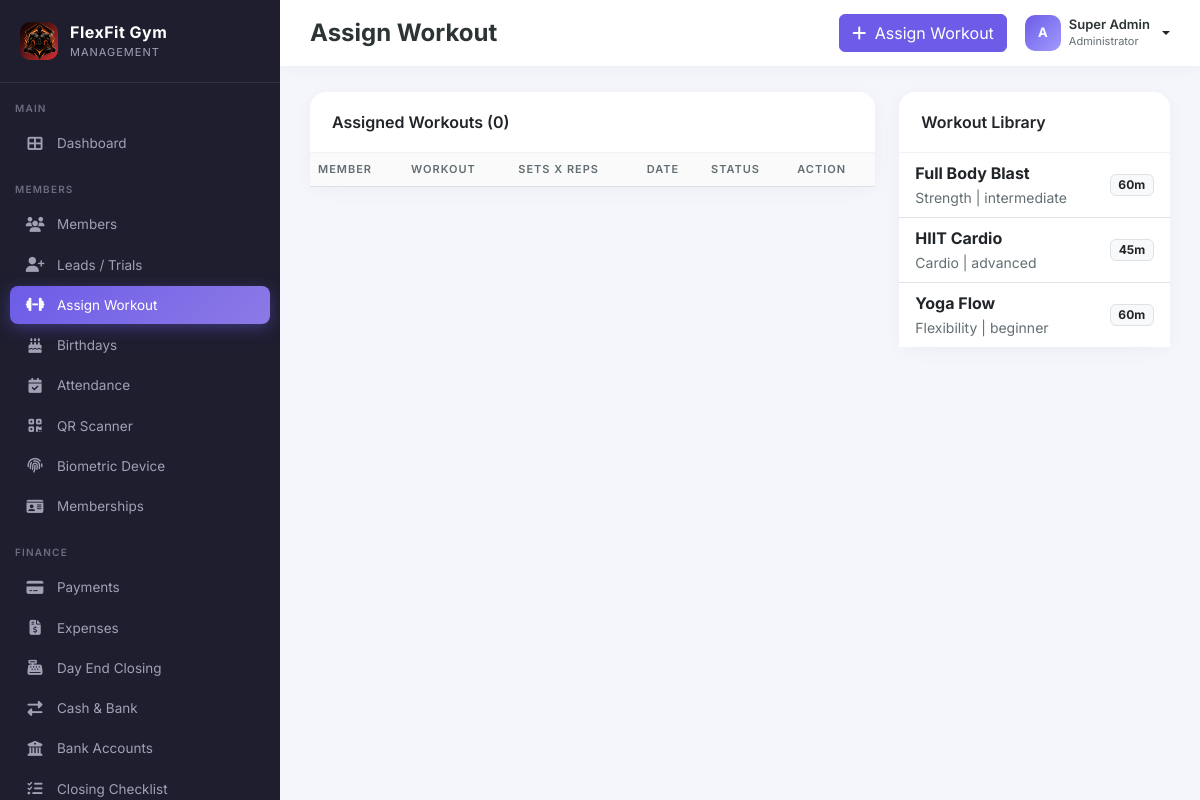
The page /admin/assign_workout.php (signed in) on the database its author committed.
### tables this page shows
CREATE TABLE IF NOT EXISTS workouts (
    id INT AUTO_INCREMENT PRIMARY KEY,
    name VARCHAR(150) NOT NULL,
    category VARCHAR(100),
    difficulty ENUM('beginner','intermediate','advanced') DEFAULT 'beginner',
    description TEXT,
    duration INT,
    image VARCHAR(255),
    created_at TIMESTAMP DEFAULT CURRENT_TIMESTAMP
);

### config/init.php (called while the page is built, shortened)
<?php
require_once __DIR__ . '/database.php';
require_once __DIR__ . '/../includes/functions.php';
$settings = [];
try {
    $stmt = $pdo->query("SHOW TABLES LIKE 'settings'");
    if ($stmt->rowCount() > 0) {
        $stmt = $pdo->query("SELECT setting_key, setting_value FROM settings");
        foreach ($stmt->fetchAll() as $row) {
            $settings[$row['setting_key']] = $row['setting_value'];
        }
    }
} catch (Exception $e) {
}
?>

### includes/functions.php (called while the page is built, shortened)
<?php
function getSetting($key, $default = '') {
    global $settings;
    return $settings[$key] ?? $default;
}
?>

### admin/assign_workout.php (the view, shortened to what this page needs)
<?php
require_once '../includes/header.php';
require_once '../includes/sidebar.php';
$workouts = $pdo->query("SELECT * FROM workouts")->fetchAll();
$assigned = $pdo->query("SELECT mw.*, m.name as member_name, w.name as workout_name FROM member_workouts mw JOIN members m ON mw.member_id=m.id JOIN workouts w ON mw.workout_id=w.id ORDER BY mw.id DESC")->fetchAll();
?>
<div class="main-content">
    <div class="topbar">
        <div class="d-flex gap-3 align-items-center">
            <h4>Assign Workout</h4>
        </div>
        <div class="topbar-actions">
            <button class="btn btn-primary" data-bs-toggle="modal" data-bs-target="#assignModal">
                <i class="fas fa-plus me-1"></i> Assign Workout
            </button>
            <div class="dropdown">
                <a href="#" class="d-flex align-items-center gap-2 text-decoration-none dropdown-toggle" data-bs-toggle="dropdown" aria-expanded="false" style="color:inherit;">
                    <div class="avatar" style="background:linear-gradient(135deg,#6c5ce7,#a29bfe); color:white;">
                        <?= strtoupper(substr($_SESSION['username'] ?? 'A', 0, 1)) ?>
                    </div>
                    <div class="d-none d-md-block text-start" style="line-height:1.1;">
                        <div style="font-size:13px; font-weight:600;color:#2d3436;">
                            <?= $_SESSION['full_name'] ?? 'Admin' ?>
                        </div>
                        <small style="font-size:11px; color:#636e72;">
                            Administrator
                        </small>
                    </div>
                </a>
            </div>
        </div>
    </div>
    <div class="content-wrapper">
        <div class="row">
            <div class="col-md-8">
                <div class="card-modern">
                    <div class="card-header">Assigned Workouts (<?= count($assigned) ?>)</div>
                    <div class="table-responsive">
                        <table class="table table-modern mb-0">
                            <thead>
                                <tr>
                                    <th>Member</th>
                                    <th>Workout</th>
                                    <th>Sets x Reps</th>
                                    <th>Date</th>
                                    <th>Status</th>
                                    <th>Action</th>
                                </tr>
                            </thead>
                        </table>
                    </div>
                </div>
            </div>
            <div class="col-md-4">
                <div class="card-modern">
                    <div class="card-header">Workout Library</div>
                    <div class="list-group list-group-flush">
                        <?php foreach ($workouts as $w): ?>
                            <div class="list-group-item d-flex justify-content-between align-items-center">
                                <div>
                                    <strong><?= $w['name'] ?></strong><br>
                                    <small style="color:#636e72;"><?= $w['category'] ?> | <?= $w['difficulty'] ?></small>
                                </div>
                                <span class="badge bg-light text-dark border"><?= $w['duration'] ?>m</span>
                            </div>
                        <?php endforeach; ?>
                    </div>
                </div>
            </div>
        </div>
    </div>
</div>
<?php require_once '../includes/footer.php'; ?>

### includes/header.php (shortened to what this page needs)
<?php
require_once __DIR__ . '/../config/init.php';
?>
<!DOCTYPE html>
<html lang="en">
<head>
    <link href="https://cdn.jsdelivr.net/npm/bootstrap@5.3.3/dist/css/bootstrap.min.css" rel="stylesheet">
    <link href="https://cdnjs.cloudflare.com/ajax/libs/font-awesome/6.5.0/css/all.min.css" rel="stylesheet">
    <link href="<?= (strpos($_SERVER['REQUEST_URI'], '/admin/') !== false) ? '../' : '' ?>assets/css/style.css" rel="stylesheet">
</head>
<body>

### includes/sidebar.php (shortened to what this page needs)
<?php
$base = (strpos($_SERVER['REQUEST_URI'], '/admin/') !== false)
    ? ''
    : 'admin/';
$root = (strpos($_SERVER['REQUEST_URI'], '/admin/') !== false)
    ? '../'
    : '';
$current = basename($_SERVER['PHP_SELF']);
function isActive($files)
{
    global $current;
    if (is_array($files)) {
        return in_array($current, $files) ? 'active' : '';
    }
    return $current === $files ? 'active' : '';
}
?>
<div class="sidebar" id="sidebar">
    <div class="brand">
        <div class="brand-logo" style="background: linear-gradient(135deg, #000, var(--danger));">
            <img
                src="<?= $root ?>assets/logo.png"
                alt="FlexFit Logo"
                style="width:35px; height:45px; margin-bottom:-1px; border-radius:12px;"
            >
        </div>
        <div class="brand-text">
            <h5><?= getSetting('gym_name', 'FlexFit Gym') ?></h5>
            <small>Management</small>
        </div>
    </div>
    <div class="nav-section">Main</div>
    <a
        href="<?= $root ?>dashboard.php"
        class="nav-link <?= isActive('dashboard.php') ?>"
    ><i class="fas fa-th-large"></i> Dashboard</a>
    <div class="nav-section">Members</div>
    <a
        href="<?= $base ?>members.php"
        class="nav-link <?= isActive('members.php') ?>"
    ><i class="fas fa-users"></i> Members</a>
    <a
        href="<?= $base ?>leads.php"
        class="nav-link <?= isActive('leads.php') ?>"
    ><i class="fas fa-user-plus"></i> Leads / Trials</a>
    <a
        href="<?= $base ?>assign_workout.php"
        class="nav-link <?= isActive('assign_workout.php') ?>"
    ><i class="fas fa-dumbbell"></i> Assign Workout</a>
    <a
        href="<?= $base ?>birthdays.php"
        class="nav-link <?= isActive('birthdays.php') ?>"
    ><i class="fas fa-birthday-cake"></i> Birthdays</a>
    <a
        href="<?= $base ?>attendance.php"
        class="nav-link <?= isActive('attendance.php') ?>"
    ><i class="fas fa-calendar-check"></i> Attendance</a>
    <a
        href="<?= $base ?>attendance_scan.php"
        class="nav-link <?= isActive('attendance_scan.php') ?>"
    ><i class="fas fa-qrcode"></i> QR Scanner</a>
    <a
        href="<?= $base ?>zkteco.php"
        class="nav-link <?= isActive('zkteco.php') ?>"
    ><i class="fas fa-fingerprint"></i> Biometric Device</a>
    <a
        href="<?= $base ?>memberships.php"
        class="nav-link <?= isActive('memberships.php') ?>"
    ><i class="fas fa-id-card"></i> Memberships</a>
    <div class="nav-section">Finance</div>
    <a
        href="<?= $base ?>payments.php"
        class="nav-link <?= isActive('payments.php') ?>"
    ><i class="fas fa-credit-card"></i> Payments</a>
    <a
        href="<?= $base ?>expenses.php"
        class="nav-link <?= isActive('expenses.php') ?>"
    ><i class="fas fa-file-invoice-dollar"></i> Expenses</a>
    <a
        href="<?= $base ?>day_end.php"
        class="nav-link <?= isActive('day_end.php') ?>"
    ><i class="fas fa-cash-register"></i> Day End Closing</a>
    <a
        href="<?= $base ?>transfers.php"
        class="nav-link <?= isActive('transfers.php') ?>"
    ><i class="fas fa-exchange-alt"></i> Cash & Bank</a>
    <a
        href="<?= $base ?>banks.php"
        class="nav-link <?= isActive('banks.php') ?>"
    ><i class="fas fa-university"></i> Bank Accounts</a>
    <a
        href="<?= $base ?>closing_checklist.php"
        class="nav-link <?= isActive('closing_checklist.php') ?>"
    ><i class="fas fa-tasks"></i> Closing Checklist</a>
</div>

### includes/footer.php (shortened to what this page needs)
</body>
</html>

### assets/css/style.css (style rules this page uses)
:root { --sidebar-width: 280px; --primary: #6c5ce7; --primary-dark: #5a4bd1; --secondary: #a29bfe; --dark: #2d3436; --light: #f8f9fc; --success: #00b894; --warning: #fdcb6e; --danger: #d63031; }
* { font-family: 'Inter', sans-serif; }
body { background: #f4f6fb; overflow-x: hidden; }
.sidebar { position: fixed; top: 0; left: 0; width: var(--sidebar-width); height: 100vh; background: #1e1e2f; color: #fff; z-index: 1000; overflow-y: auto; transition: all .3s; scrollbar-width: thin; scrollbar-color: #3a3a5a transparent; }
.sidebar .brand { padding: 22px 20px; display: flex; align-items: center; gap: 12px; border-bottom: 1px solid rgba(255,255,255,0.08); position: sticky; top: 0; background: #1e1e2f; z-index: 2; }
.brand-logo { width: 38px; height: 38px; background:#f80000; border-radius: 10px; display: flex; align-items: center; justify-content: center; font-weight: 800; font-size: 18px; }
.brand-text { line-height: 1.1; }
.brand-text h5 { margin: 0; font-weight: 700; font-size: 16px; letter-spacing: .5px; }
.brand-text small { color: #a1a1b5; font-size: 11px; text-transform: uppercase; letter-spacing: 1px; }
.nav-section { padding: 18px 15px 6px; font-size: 10px; text-transform: uppercase; letter-spacing: 1.2px; color: #6c6c80; font-weight: 600; }
.sidebar .nav-link { color: #a1a1b5; padding: 9px 15px; border-radius: 8px; margin: 2px 10px; display: flex; align-items: center; gap: 12px; font-size: 13.5px; font-weight: 400; transition: all .2s; text-decoration: none; }
.sidebar .nav-link.active { background: linear-gradient(135deg, var(--primary), #8c7ae6); color: #fff; box-shadow: 0 4px 15px rgba(108,92,231,.4); }
.sidebar .nav-link i { width: 20px; text-align: center; font-size: 15px; }
.main-content { margin-left: var(--sidebar-width); min-height: 100vh; transition: all .3s; }
.topbar { background: #fff; padding: 14px 30px; display: flex; align-items: center; justify-content: space-between; box-shadow: 0 2px 20px rgba(0,0,0,.04); position: sticky; top: 0; z-index: 900; }
.topbar h4 { margin: 0; font-weight: 700; color: var(--dark); }
.topbar-actions { display: flex; align-items: center; gap: 18px; }
.content-wrapper { padding: 26px 30px; }
.card-modern { background: #fff; border-radius: 16px; border: none; box-shadow: 0 4px 20px rgba(0,0,0,.04); }
.card-modern .card-header { background: transparent; border-bottom: 1px solid #f1f2f6; padding: 18px 22px; font-weight: 600; }
.table-modern thead th { font-size: 11px; text-transform: uppercase; letter-spacing: 1px; color: #636e72; font-weight: 600; border-bottom-width: 1px; background: #fafafb; }
.btn-primary { background: var(--primary); border-color: var(--primary); }
.avatar { width: 36px; height: 36px; border-radius: 10px; object-fit: cover; background: #dfe6e9; display: inline-flex; align-items: center; justify-content: center; font-weight: 700; font-size: 13px; color: #636e72; }

### rows shown on the page
workouts: name "Full Body Blast", category "Strength", difficulty "intermediate", duration "60"
workouts: name "HIIT Cardio", category "Cardio", difficulty "advanced", duration "45"
workouts: name "Yoga Flow", category "Flexibility", difficulty "beginner", duration "60"

### other values the page prints
getSetting('gym_name', 'FlexFit Gym') "FlexFit Gym"
substr($_SESSION['username'] ?? 'A', 0, 1) "A"
$_SESSION['full_name'] "Super Admin"
count($assigned) "0"
